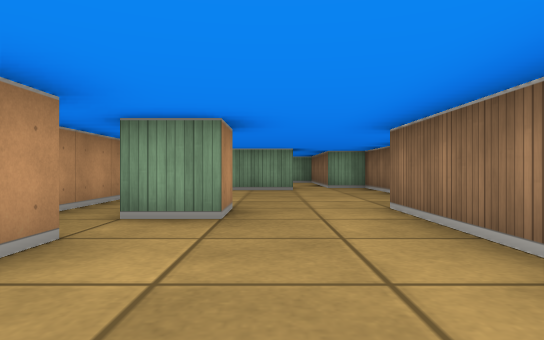
view 1 (above)

14 first-person views from a walk through a cub3D ray-caster map. The camera is about half as high as the walls, looks level and sees 75° across. The floor is counted in squares. Each view is taken from the middle of a square. On the plan, view 1 faces up. The plan holds only what a view shows up to about 9 squares ahead; the rest is blank.

view 2
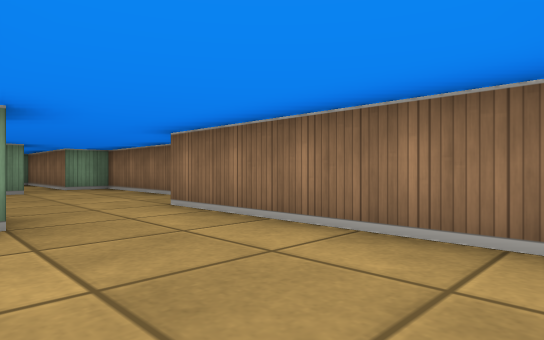

view 3
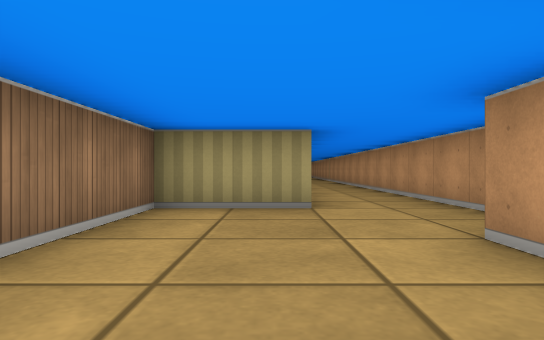

view 4
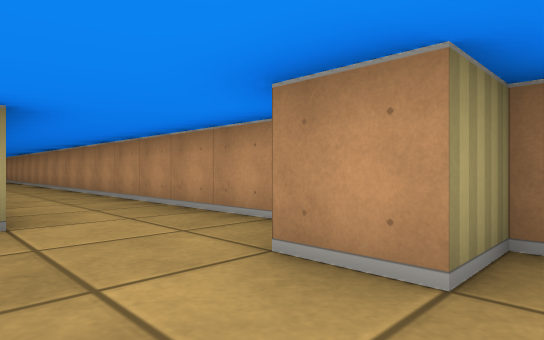

view 5
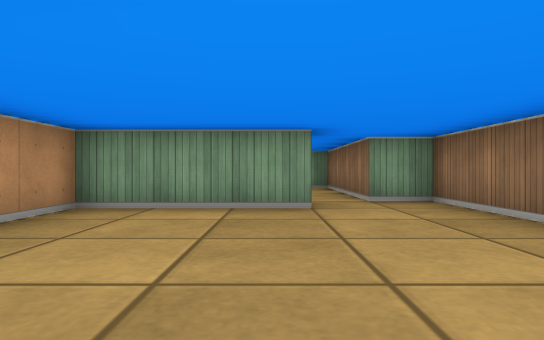

view 6
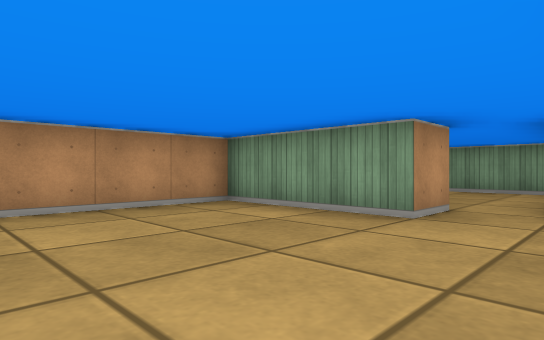

view 7
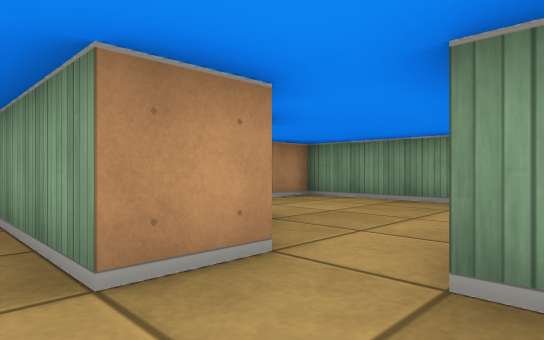

view 8
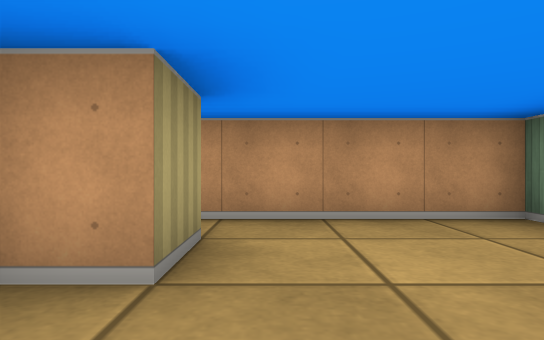

view 9
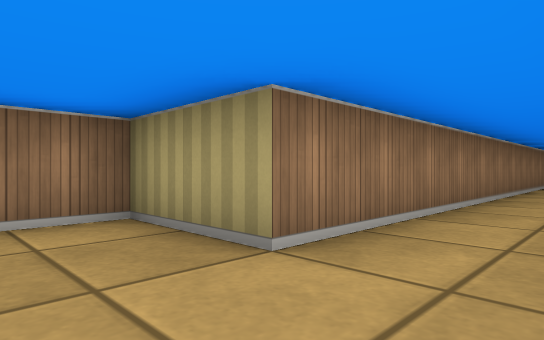

view 10
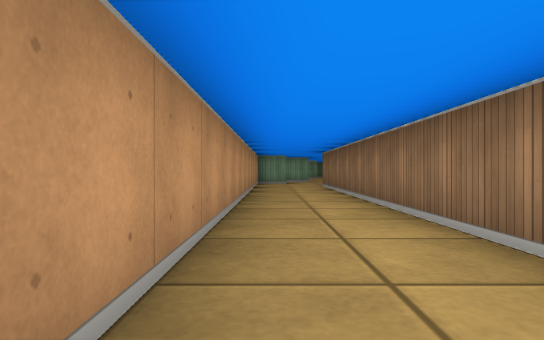

view 11
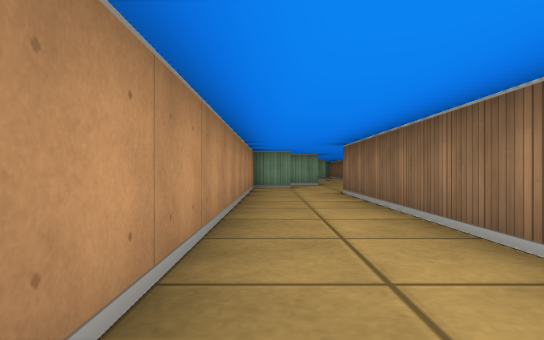

view 12
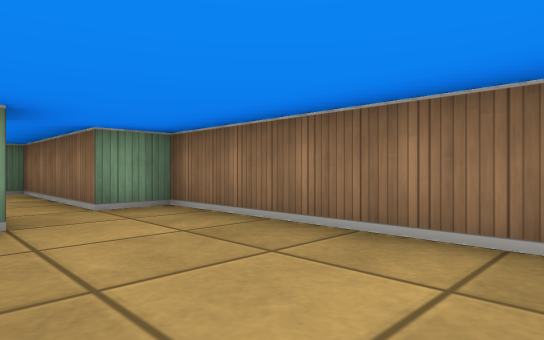

view 13
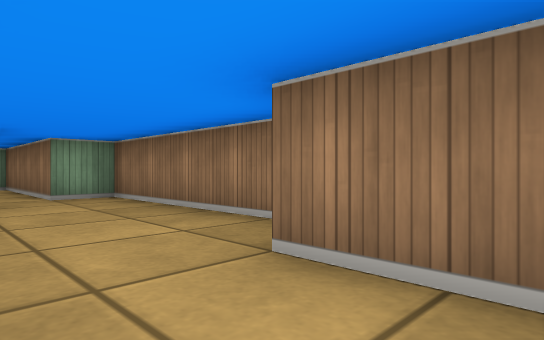

view 14
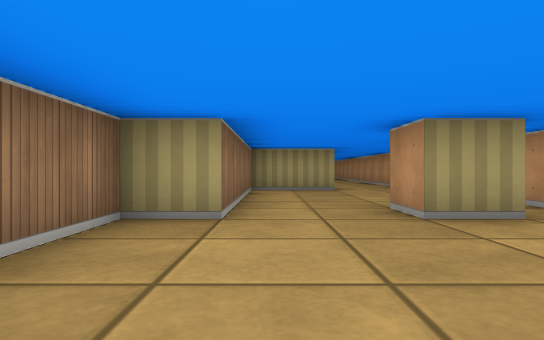

### Floor plan
Points are (right, up) in squares from view 1. A wall is a line through its corners. A room is listed if a view was taken in it or the views show most of it. See-through windows are left out.
Room 1 (views 1, 2, 3, 4, 5, 6, 7, 9, 10, 11, 12, 13, 14)
walls: (-0.5, -10.1) (-0.5, -0.5) (1.5, -0.5) (1.5, 4.5) (2.5, 4.5) (2.5, 9.5) (1.5, 9.5); (-2.5, 1) (-2.5, -10.4); (-1.6, 4.5) (-0.5, 4.5) (-0.5, 3.5) (-1.5, 3.5); (0.5, 8.5) (-2.5, 8.5) (-2.5, 2.5) (-1.5, 2.5) (-1.5, 1.5)
ways out: opening at (1, 9.5) to room 2
Room 2 (view 8)
walls: (0.5, 9.6) (0.5, 8.5); (-1.5, 10.5) (-0.5, 10.5) (-0.5, 9.8); (1.5, 9.5) (1.5, 13.5) (-2.5, 13.5) (-2.5, 10.2)
ways out: opening at (1, 9.5) to room 1

Where each view was taken, in squares from view 1:
view 1: 0 up, 0 right, facing up
view 2: 0 up, 1 left, facing up-right
view 3: 4 up, 0 right, facing down
view 4: 3 up, 0 right, facing down-left
view 5: 4 up, 0 right, facing up
view 6: 5 up, 2 right, facing up-left
view 7: 8 up, 2 right, facing up-left
view 8: 11 up, 1 right, facing left
view 9: 1 up, 2 left, facing down-right
view 10: 11 down, 2 left, facing up
view 11: 8 down, 2 left, facing up
view 12: 5 up, 0 right, facing up-right
view 13: 3 up, 0 right, facing up-right
view 14: 8 up, 1 right, facing down
